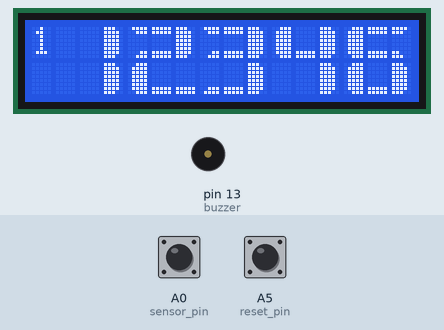
Recording of a sketch running on a simulated Arduino Uno, built with avr-gcc and run on an emulated ATmega328P. Shown: 16×2 character LCD, buzzer (waves = sounding, pin HIGH). The test bench sets the inputs (shaded band); at power-on: A5 (reset_pin) HIGH, A0 (sensor_pin) HIGH. EEPROM starts erased.

Above: at 3.3 s.
3.4 s: A5 (reset_pin) pulled LOW for 3.2 s
At 7.8 s:
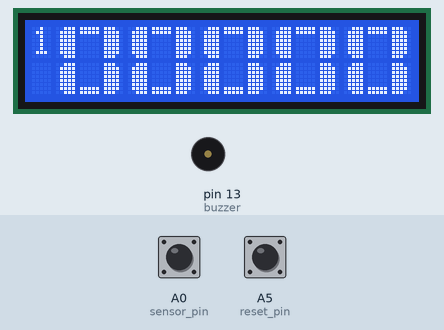
8.1 s: A0 (sensor_pin) driven LOW
At 9.1 s:
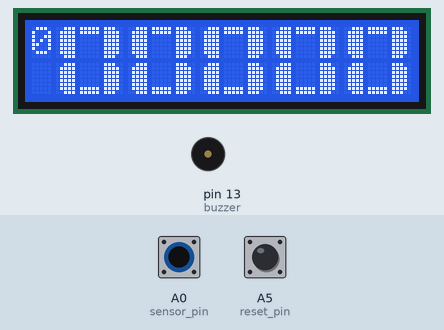
9.6 s: A0 (sensor_pin) driven HIGH
At 10.5 s:
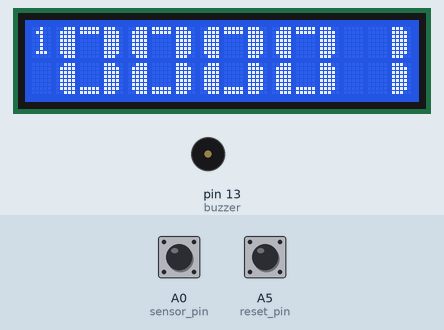
11.1 s: A5 (reset_pin) pulled LOW for 0.15 s
At 11.18 s:
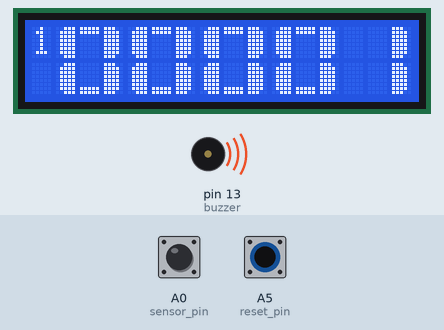
12.7 s: A0 (sensor_pin) pulsed LOW 5 times (0.12 s each, 0.3 s apart)
At 14.7 s:
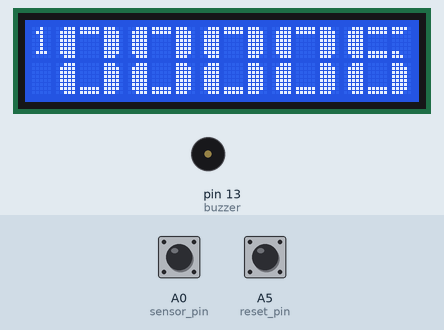
15.7 s: A5 (reset_pin) pulled LOW for 1 s
At 16.5 s:
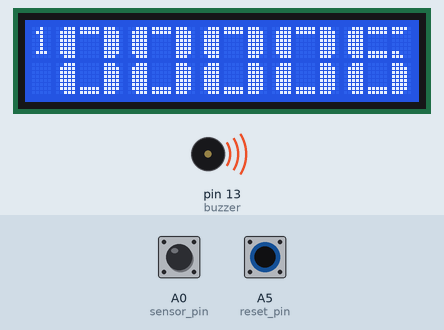
Timing chart, 0 to 18.7 s (numbered marks = the images above; inputs shaded):
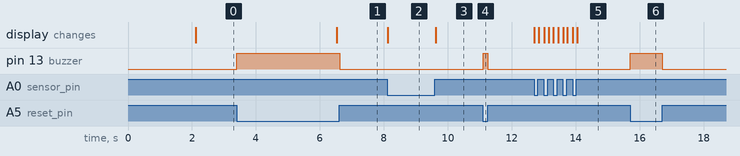

Measured:
- after the input at 3.4 s, pin 13 (buzzer): LOW → HIGH at once, → LOW 3.2 s later; the display: changes after 3.1 s (image 1)
- after the input at 8.1 s, the display: changes at once (image 2)
- after the input at 9.6 s, the display: changes at once (image 3)
- after the input at 11.1 s, pin 13 (buzzer): LOW → HIGH at once, → LOW 0.14 s later
- after the input at 12.7 s, the display: first changes at once (image 5 shows a later state)
- after the input at 15.7 s, pin 13 (buzzer): LOW → HIGH at once, → LOW 1.0 s later

The sketch:

Digital_Object_Counter_LCD.ino
```cpp
#include <EEPROM.h>
#include <LiquidCrystal.h> //Libraries
LiquidCrystal lcd(2, 3, 4, 5, 6, 7); //Arduino pins to lcd

#define sensor_pin  A0
#define reset_pin   A5

#define buzzer 13

int d5=1, d4=2, d3=3, d2=4, d1=5;
int flag=0, timer=0;

// the 8 arrays that form each segment of the custom numbers
byte bar1[8]={B11100,B11110,B11110,B11110,B11110,B11110,B11110,B11100};
byte bar2[8]={B00111,B01111,B01111,B01111,B01111,B01111,B01111,B00111};
byte bar3[8]={B11111,B11111,B00000,B00000,B00000,B00000,B11111,B11111};
byte bar4[8]={B11110,B11100,B00000,B00000,B00000,B00000,B11000,B11100};
byte bar5[8]={B01111,B00111,B00000,B00000,B00000,B00000,B00011,B00111};
byte bar6[8]={B00000,B00000,B00000,B00000,B00000,B00000,B11111,B11111};
byte bar7[8]={B00000,B00000,B00000,B00000,B00000,B00000,B00111,B01111};
byte bar8[8]={B11111,B11111,B00000,B00000,B00000,B00000,B00000,B00000};

void setup(){ // put your setup code here, to run once

pinMode(sensor_pin, INPUT_PULLUP);
pinMode(reset_pin,  INPUT_PULLUP);

pinMode(buzzer, OUTPUT);

lcd.createChar(1,bar1);
lcd.createChar(2,bar2);
lcd.createChar(3,bar3);
lcd.createChar(4,bar4);
lcd.createChar(5,bar5);
lcd.createChar(6,bar6);
lcd.createChar(7,bar7);
lcd.createChar(8,bar8);

lcd.begin(16, 2); // Configura lcd numero columnas y filas
lcd.clear();
lcd.setCursor (0,0);
lcd.print("   Welcome To   ");
lcd.setCursor (0,1);
lcd.print(" Object Counter ");
delay(2000);
lcd.clear();


if(EEPROM.read(0)==0){
}else{
WriteEeprom();
EEPROM.write(0,0);
}

ReadEeprom();
}

void loop(){

if(digitalRead (sensor_pin) == 1){
if(flag==0){flag=1;
d1=d1+1;
if(d1>9){d1=0; d2=d2+1;}
if(d2>9){d2=0; d3=d3+1;}
if(d3>9){d3=0; d4=d4+1;}
if(d4>9){d4=0; d5=d5+1;}
if(d5>9){d5=0;}
WriteEeprom();
 }
}else{flag=0;}


if(digitalRead (reset_pin) == 0){
digitalWrite(buzzer, HIGH);
if(timer<200){timer=timer+1;}
if(timer==200){
d1=0, d2=0, d3=0, d4=0, d5=0;
WriteEeprom();
 }
}else{digitalWrite(buzzer, LOW); timer=0;}

lcd.setCursor(0,0);
lcd.print(flag);

printNumber(d5, 1);
printNumber(d4, 4);
printNumber(d3, 7);
printNumber(d2, 10);
printNumber(d1, 13);

delay(10);
}

void printNumber(int value, int col) {
  if (value == 0) {
    custom0(col);
  } if (value == 1) {
    custom1(col);
  } if (value == 2) {
    custom2(col);
  } if (value == 3) {
    custom3(col);
  } if (value == 4) {
    custom4(col);
  } if (value == 5) {
    custom5(col);
  } if (value == 6) {
    custom6(col);
  } if (value == 7) {
    custom7(col);
  } if (value == 8) {
    custom8(col);
  } if (value == 9) {
    custom9(col);
  }
}


void custom0(int col)
{ // uses segments to build the number 0
  lcd.setCursor(col, 0);
  lcd.write(2);
  lcd.write(8);
  lcd.write(1);
  lcd.setCursor(col, 1);
  lcd.write(2);
  lcd.write(6);
  lcd.write(1);
}

void custom1(int col)
{
  lcd.setCursor(col,0);
  lcd.write(32);
  lcd.write(32);
  lcd.write(1);
  lcd.setCursor(col,1);
  lcd.write(32);
  lcd.write(32);
  lcd.write(1);
}

void custom2(int col)
{
  lcd.setCursor(col,0);
  lcd.write(5);
  lcd.write(3);
  lcd.write(1);
  lcd.setCursor(col, 1);
  lcd.write(2);
  lcd.write(6);
  lcd.write(6);
}

void custom3(int col)
{
  lcd.setCursor(col,0);
  lcd.write(5);
  lcd.write(3);
  lcd.write(1);
  lcd.setCursor(col, 1);
  lcd.write(7);
  lcd.write(6);
  lcd.write(1);
}

void custom4(int col)
{
  lcd.setCursor(col,0);
  lcd.write(2);
  lcd.write(6);
  lcd.write(1);
  lcd.setCursor(col, 1);
  lcd.write(32);
  lcd.write(32);
  lcd.write(1);
}

void custom5(int col)
{
  lcd.setCursor(col,0);
  lcd.write(2);
  lcd.write(3);
  lcd.write(4);
  lcd.setCursor(col, 1);
  lcd.write(7);
  lcd.write(6);
  lcd.write(1);
}

void custom6(int col)
{
  lcd.setCursor(col,0);
  lcd.write(2);
  lcd.write(3);
  lcd.write(4);
  lcd.setCursor(col, 1);
  lcd.write(2);
  lcd.write(6);
  lcd.write(1);
}

void custom7(int col)
{
  lcd.setCursor(col,0);
  lcd.write(2);
  lcd.write(8);
  lcd.write(1);
  lcd.setCursor(col, 1);
  lcd.write(32);
  lcd.write(32);
  lcd.write(1);
}

void custom8(int col)
{
  lcd.setCursor(col, 0);
  lcd.write(2);
  lcd.write(3);
  lcd.write(1);
  lcd.setCursor(col, 1);
  lcd.write(2);
  lcd.write(6);
  lcd.write(1);
}

void custom9(int col)
{
  lcd.setCursor(col, 0);
  lcd.write(2);
  lcd.write(3);
  lcd.write(1);
  lcd.setCursor(col, 1);
  lcd.write(7);
  lcd.write(6);
  lcd.write(1);
}

void ReadEeprom(){
d1=EEPROM.read(1);
d2=EEPROM.read(2);
d3=EEPROM.read(3);
d4=EEPROM.read(4);
d5=EEPROM.read(5);
}

void WriteEeprom(){
EEPROM.write(1, d1);
EEPROM.write(2, d2);
EEPROM.write(3, d3);
EEPROM.write(4, d4);
EEPROM.write(5, d5);
}
```
